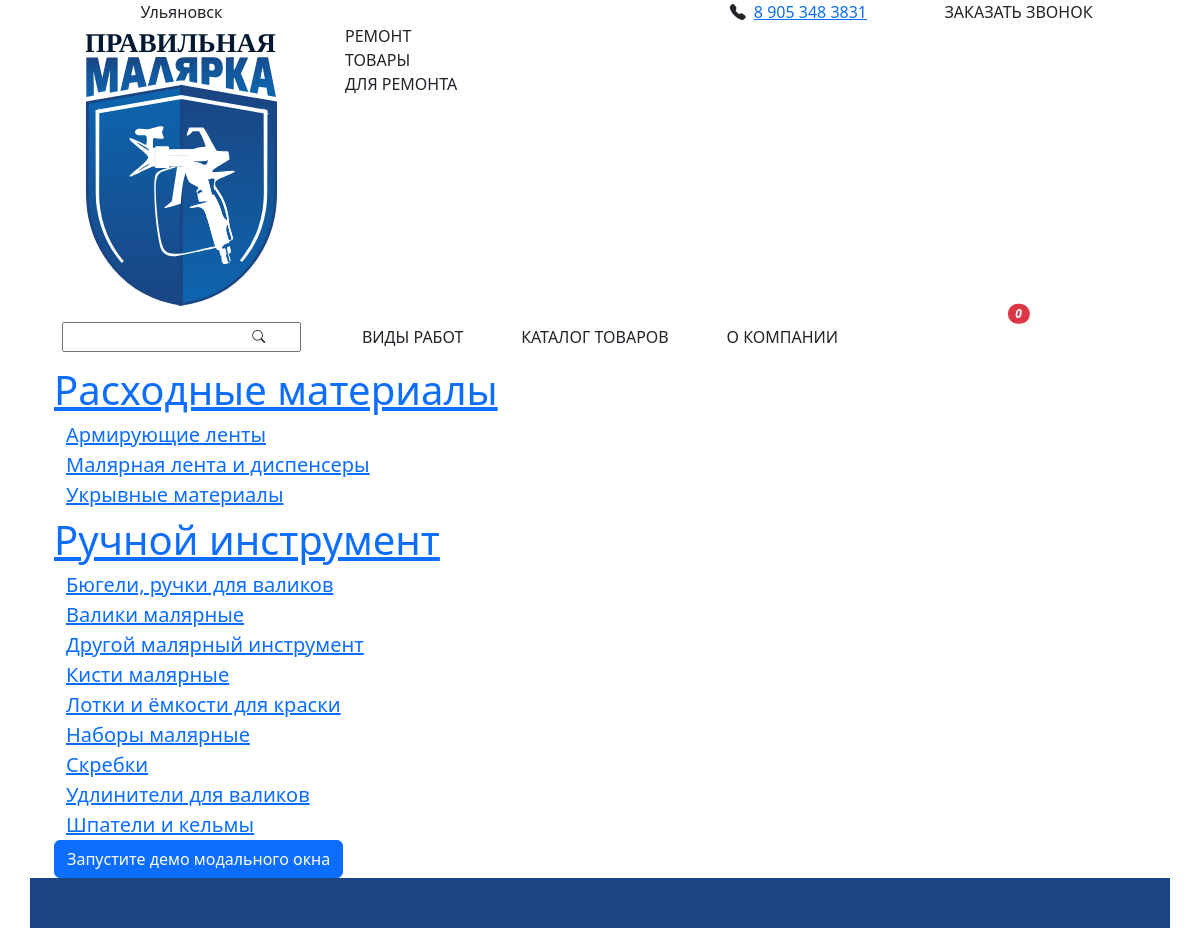
/goods/, run on the app's committed database.
### main/models.py (models this page shows, shortened)
class Category(models.Model):
    name = models.CharField(max_length=200, verbose_name='Категория')
    description = models.TextField(null=True, blank=True, verbose_name="Описание Категории")
    class Meta:
        ordering = ('name',)
        verbose_name = 'Категория товаров'
        verbose_name_plural = 'Категории товаров'

class SubCategory(models.Model):
    category = models.ForeignKey(Category, on_delete=models.PROTECT, related_name='subcategories',
                                 verbose_name='Категория')
    name = models.CharField(max_length=256, verbose_name="Подкатегория")
    description = models.TextField(null=True, blank=True, verbose_name='Описание Подкатегории')
    class Meta:
        ordering= ('name',)
        verbose_name = 'Подкатегория товаров'
        verbose_name_plural = 'Подкатегории товаров'

### main/views.py (the view)
# urls.py: path('goods/', views.goods, name='goods'),
def goods(request):
    catalog = {}
    categories = Category.objects.all()
    form = OrderForm
    up = UploadFileForm
    for category in categories:
        subCategory = SubCategory.objects.filter(category=category)
        subcat = []
        for sub in subCategory:
            subcat.append(sub.name)
        catalog.update({category.name: subcat})
    dict = {
        'catalog': catalog,
        'form': form,
        'up': up,
    }
    return render(request, 'main/goods.html', dict)

### templates/main/goods.html (shortened to what this page needs)
{% extends 'base.html' %}
{% block products %}
    <div class="container">
        {% for key, value in catalog.items %}
            <a href="{% url 'category' category=key %}" class="fs-1">
                {{ key }}
            </a>
            <div class="container msc-3">
                {% for subcat in value %}
                    <a href="{% url 'subcategory' category=key subcategory=subcat%}" class="fs-5">{{ subcat }}</a> <br>
                {% endfor %}
            </div>
        {% endfor %}
        <button type="button" class="btn btn-primary" data-bs-toggle="modal" data-bs-target="#exampleModal">
            Запустите демо модального окна
        </button>
    </div>
{% endblock %}

### data on the page
Category: catalog "Расходные материалы"
SubCategory: value "Армирующие ленты"
SubCategory: value "Малярная лента и диспенсеры"
SubCategory: value "Укрывные материалы"
Category: catalog "Ручной инструмент"
SubCategory: value "Бюгели, ручки для валиков"
SubCategory: value "Валики малярные"
SubCategory: value "Другой малярный инструмент"
SubCategory: value "Кисти малярные"
SubCategory: value "Лотки и ёмкости для краски"
SubCategory: value "Наборы малярные"
SubCategory: value "Скребки"
SubCategory: value "Удлинители для валиков"
SubCategory: value "Шпатели и кельмы"
